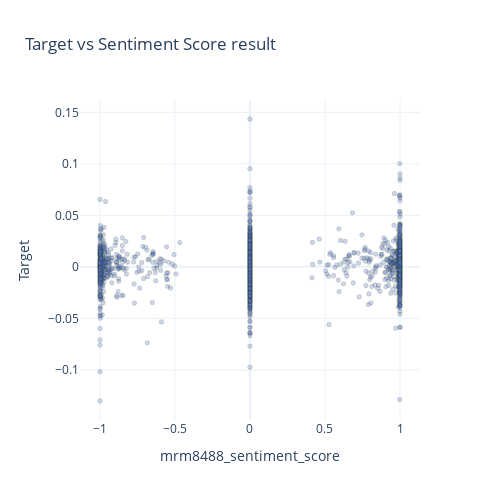

The code cell stored with this chart in its notebook:
### Code cell
fig = px.scatter(data_frame=aapl_news,
                 x='mrm8488_sentiment_score', y='Target', template='plotly_white',
                 width=500,height=500, title='Target vs Sentiment Score result')

fig.update_traces(marker=dict(size=4,
                              line=dict(width=1,
                                        color='DarkSlateGrey')),
                  opacity=0.3,
                  selector=dict(mode='markers'))

fig.show()

### Figure 1 — Plotly figure (JSON) as saved in the notebook; plotly's stock layout.template omitted (floating-point values rounded to 4 significant figures; data arrays with more than 128 entries replaced by an {"elided": "..."} marker saying what was removed)
{"data": [{"hovertemplate": "mrm8488_sentiment_score=%{x}<br>Target=%{y}<extra></extra>", "legendgroup": "", "marker": {"color": "#636efa", "symbol": "circle", "line": {"color": "DarkSlateGrey", "width": 1}, "size": 4}, "mode": "markers", "name": "", "showlegend": false, "x": {"elided": "2496 float values"}, "xaxis": "x", "y": {"elided": "2496 float values"}, "yaxis": "y", "type": "scattergl", "opacity": 0.3}], "layout": {"xaxis": {"anchor": "y", "domain": [0.0, 1.0], "title": {"text": "mrm8488_sentiment_score"}}, "yaxis": {"anchor": "x", "domain": [0.0, 1.0], "title": {"text": "Target"}}, "legend": {"tracegroupgap": 0}, "title": {"text": "Target vs Sentiment Score result"}, "height": 500, "width": 500}}
